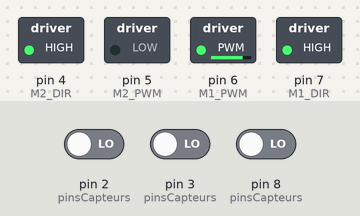
Simulated run of this sketch. Board: Arduino Uno, built with avr-gcc and run on an emulated ATmega328P. On the bench: switched loads named in the sketch (green lamp = pin HIGH). The inputs (shaded band) are chosen by the test bench; at power-on: pin 3 (pinsCapteurs) LOW, pin 2 (pinsCapteurs) LOW, pin 8 (pinsCapteurs) LOW.

Above: at 16.6 s.
16.7 s: pin 3 (pinsCapteurs) driven HIGH
At 17.1 s:
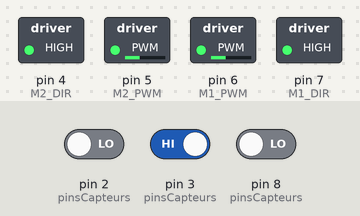
18.2 s: pin 3 (pinsCapteurs) driven LOW
At 19.4 s:
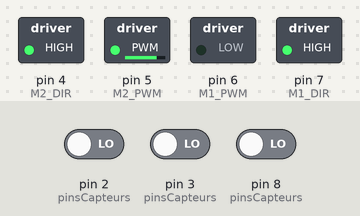
19.7 s: pin 2 (pinsCapteurs) driven HIGH
At 20.6 s:
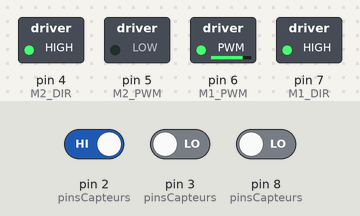
Timing chart, 0 to 22.7 s (numbered marks = the images above; inputs shaded):
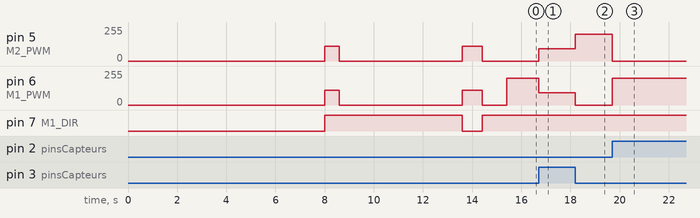

Measured:
- after the input at 16.7 s, pin 5 (M2_PWM): 0/255 → 92/255 at once; pin 6 (M1_PWM): 200/255 → 92/255 at once
- after the input at 18.2 s, pin 5 (M2_PWM): 92/255 → 200/255 at once; pin 6 (M1_PWM): 92/255 → 0/255 at once
- after the input at 19.7 s, pin 5 (M2_PWM): 200/255 → 0/255 at once; pin 6 (M1_PWM): 0/255 → 200/255 at once

The sketch:

codeRobotLocal.ino
```cpp
#include <QTRSensors.h>
#include <Arduino.h>
#include "suiveur.h"
#include "capteurs.h"
#include "moteurs.h"
#include "tests.h"

#define M1_PWM 6
#define M1_DIR 7
#define M2_PWM 5
#define M2_DIR 4
#define nb_cptr 3
#define PIN_CAPTEURS {2,3,8}
#define KICK 110
QTRSensors capteur;
bool started = false;
uint16_t sensor[3];


void setup() {
  Serial.begin(9600);
  uint8_t pinsCapteurs[] = PIN_CAPTEURS;
  initialisationTest(capteur,pinsCapteurs, nb_cptr,M1_PWM,M1_DIR,M2_PWM,M2_DIR);
  delay(3000);
  calibrage(capteur);
  //calibrageTest(capteur);
  delay(1000);
  /*
  while(!allBlack(capteur,sensor)){
    allignement(capteur);
    delay(1000);
  }*/

}

void loop() {
  suivreLigne(capteur);
  //suivreLigneTest(capteur);

}
```

capteurs.cpp
```cpp
#include "capteurs.h"
#include <Arduino.h>

static int16_t SEUIL_BLANC = 250;
static int16_t SEUIL_NOIR = 750;
static int16_t LIGNE_GAUCHE = 500;
static int16_t LIGNE_DROITE = 1500;

void initialisationCapteur(QTRSensors &capteur, uint8_t pins[], uint8_t nbCapteurs) {
  //fonctions de la librairie
  capteur.setTypeRC();
  capteur.setSensorPins(pins, nbCapteurs);
}

int16_t lireLigne(QTRSensors &capteur, uint16_t sensors[]) {
  return capteur.readLineBlack(sensors);
}

bool allWhite(QTRSensors &capteur, uint16_t sensors[]){
  capteur.readLineBlack(sensors);
  return sensors[0]<SEUIL_BLANC && sensors[1]<SEUIL_BLANC && sensors[2]<SEUIL_BLANC;
}

bool allBlack(QTRSensors &capteur, uint16_t sensors[]){
  capteur.readLineBlack(sensors);
  return sensors[0]>SEUIL_NOIR && sensors[1]>SEUIL_NOIR && sensors[2]>SEUIL_NOIR;
}

bool onLine (QTRSensors &capteur, uint16_t sensors[]){
  int16_t position = capteur.readLineBlack(sensors);
  return position>LIGNE_GAUCHE && position<LIGNE_DROITE;
}

bool lineLeft (QTRSensors &capteur, uint16_t sensors[]){

  return capteur.readLineBlack(sensors)<LIGNE_GAUCHE;
}
bool lineRight (QTRSensors &capteur, uint16_t sensors[]){
  return capteur.readLineBlack(sensors)>LIGNE_DROITE;
}
```

capteurs.h
```cpp
#ifndef CAPTEURS_H
#define CAPTEURS_H

#include <Arduino.h>
#include <QTRSensors.h>

void initialisationCapteur(QTRSensors &capteur, uint8_t pins[], uint8_t nbCapteurs);
int16_t lireLigne (QTRSensors &capteur, uint16_t sensors[]);
bool allWhite (QTRSensors &capteur, uint16_t sensors[]);
bool allBlack(QTRSensors &capteur, uint16_t sensors[]);
bool onLine (QTRSensors &capteur, uint16_t sensors[]);
bool lineLeft (QTRSensors &capteur, uint16_t sensors[]);
bool lineRight (QTRSensors &capteur, uint16_t sensors[]);


#endif
```

moteurs.cpp
```cpp
   #include "moteurs.h"
#include <Arduino.h>

int16_t M1_PWM;
int16_t M1_DIR;
int16_t M2_PWM;
int16_t M2_DIR;


void initialisationMoteur(int16_t M1_P, int16_t M1_D, int16_t M2_P, int16_t M2_D){
  M1_PWM = M1_P;
  M1_DIR = M1_D;
  M2_PWM = M2_P;
  M2_DIR = M2_D;

  pinMode(M1_PWM, OUTPUT);
  pinMode(M1_DIR, OUTPUT);
  pinMode(M2_PWM, OUTPUT);
  pinMode(M2_DIR, OUTPUT);

}

void moteurGauche(int16_t vitesse, bool avancer){
  digitalWrite(M1_DIR, avancer ? HIGH : LOW);
  analogWrite(M1_PWM, vitesse);
}

void moteurDroit(int16_t vitesse, bool avancer){
  digitalWrite(M2_DIR, avancer ? HIGH : LOW);
  analogWrite(M2_PWM, vitesse);
}
void moteurs (int16_t vitesse, bool avancer){
  int16_t vitesseD = vitesse+4;
  moteurGauche(vitesse,avancer);
  moteurDroit(vitesseD, avancer);
}

void stop(){
  moteurGauche(0, true);
  moteurDroit(0, true);
}
```

moteurs.h
```cpp
#ifndef MOTEURS_H
#define MOTEURS_H

#include <Arduino.h>
#include <stdint.h>

void initialisationMoteur(int16_t M1_P, int16_t M1_D, int16_t M2_P, int16_t M2_D);

void moteurGauche(int16_t vitesse, bool avancer);
void moteurDroit(int16_t vitesse, bool avancer);

void moteurs (int16_t vitesse, bool avancer);

void stop ();


#endif
```

suiveur.cpp
```cpp
#include "HardwareSerial.h"
#include "suiveur.h"
#include "capteurs.h"
#include "moteurs.h"
#include <Arduino.h>

#define NB_CAPTEURS 3
#define CRUISE 92 //last ideal 102
#define CRUISE_PID 92  //last ideal 102
#define CRUISE_CALIBRATE 110 //last ideal 110
#define MAX_CRUISE 200 //last ideal 200
#define CENTRE 1000

int16_t erreur;
int16_t ancienneErreur = 0;
float Kp = 0.30;  //last ideal kp = 0.30
float Kd = 3.3;   //last ideal kd = 2.8
float correction;
float P;
float D;

int16_t seuils[NB_CAPTEURS];

void initialisation(QTRSensors &capteur,
                    uint8_t pinsCapteurs[], uint8_t nbCapteurs,
                    int16_t M1_P, int16_t M1_D,
                    int16_t M2_P, int16_t M2_D) {

  initialisationCapteur(capteur, pinsCapteurs, nbCapteurs);
  initialisationMoteur(M1_P, M1_D, M2_P, M2_D);
}

void calibrage(QTRSensors &capteur) {
  for (uint8_t i = 0; i < 200; i++) {
    capteur.calibrate();  //Fonction de la librairie*
  }
  moteurGauche(CRUISE_CALIBRATE, true);
  moteurDroit(CRUISE_CALIBRATE, false);
  delay(600);
  stop();

  for (uint8_t i = 0; i < 200; i++) {
    capteur.calibrate();  //Fonction de la librairie
  }
  moteurGauche(CRUISE_CALIBRATE, false);
  moteurDroit(CRUISE_CALIBRATE, true);
  delay(800);
  stop();
  for (int i = 0; i < 3; i++) {
    seuils[i] =
      (capteur.calibrationOn.minimum[i] + capteur.calibrationOn.maximum[i]) / 2;
  }
}

void suivreLigne(QTRSensors &capteur) {
  uint16_t sensor[NB_CAPTEURS];
  int16_t position = capteur.readLineBlack(sensor);

  if (sensor[1] > seuils[1] && sensor[0] < seuils[0] && sensor[2] < seuils[2]) {
    ancienneErreur = 0;
    moteurs(CRUISE, true);
  } else {
    erreur = position - CENTRE;
    P = Kp * erreur;

    D = Kd * (erreur - ancienneErreur);
    correction = P + D;

    int16_t vitesseG = CRUISE_PID - correction;
    int16_t vitesseD = CRUISE_PID + correction;

    vitesseG = constrain(vitesseG, 0, MAX_CRUISE);
    vitesseD = constrain(vitesseD, 0, MAX_CRUISE);

    ancienneErreur = erreur;

    moteurGauche(vitesseG, true);
    moteurDroit(vitesseD, true);
  }
}
```

suiveur.h
```cpp
#ifndef SUIVEUR_H
#define SUIVEUR_H

#include <Arduino.h>
#include <QTRSensors.h>

void initialisation (QTRSensors &capteur,
                    uint8_t pinsCapteurs[], uint8_t nbCapteurs,
                    int16_t M1_P, int16_t M1_D,
                    int16_t M2_P, int16_t M2_D);

void calibrage(QTRSensors &capteur);
void allignement (QTRSensors &capteur);
void suivreLigne (QTRSensors &capteur);//fonction principale pour le suivie de ligne


#endif
```

tests.cpp
```cpp
#include "HardwareSerial.h"
#include "tests.h"
#include "capteurs.h"
#include "moteurs.h"
#include <Arduino.h>

#define NB_CAPTEURS 3
#define CRUISE 90
#define CRUISE_PID 75 //last ideal speed 72
#define CRUISE_CALIBRATE 110
#define MAX_CRUISE 250
#define CENTRE 1000

int16_t erreurTest;
int16_t ancienneErreurTest = 0;
float KpTest = 0.35;//last ideal kp = 0.35
float KdTest = 2.8;//last ideal kd = 3.5
float correctionTest;
float PTest;
float DTest;

int16_t seuilsTest[NB_CAPTEURS];

void initialisationTest(QTRSensors &capteur,
                    uint8_t pinsCapteurs[], uint8_t nbCapteurs,
                    int16_t M1_P, int16_t M1_D,
                    int16_t M2_P, int16_t M2_D) {

  initialisationCapteur(capteur, pinsCapteurs, nbCapteurs);
  initialisationMoteur(M1_P, M1_D, M2_P, M2_D);
}

void calibrageTest(QTRSensors &capteur){
  Serial.print("Debut calibrage");
  for (uint8_t i = 0; i < 100; i++) {
    capteur.calibrate();//Fonction de la librairie
    // mouvement pendant calibration
    delay(20);
  }
  Serial.print("Move bitch ! ");
  delay(1000);
  for (uint8_t i = 0; i < 100; i++) {
    capteur.calibrate();//Fonction de la librairie
    // mouvement pendant calibration
    delay(20);
  }
  Serial.print("fin calibrage");
  delay(2000);

  for (int i = 0; i < 3; i++) {
    seuilsTest[i] =
        (capteur.calibrationOn.minimum[i] +
         capteur.calibrationOn.maximum[i]) / 2;
  }
  for (int i = 0; i < 3; i++) {
    Serial.print("Capteur ");
    Serial.print(i);

    Serial.print(" Min = ");
    Serial.print(capteur.calibrationOn.minimum[i]);

    Serial.print(" Max = ");
    Serial.println(capteur.calibrationOn.maximum[i]);
  }

}


void suivreLigneTest (QTRSensors &capteur){
  uint16_t sensorTest[NB_CAPTEURS];
  int16_t positionTest = capteur.readLineBlack(sensorTest);
    erreurTest = positionTest - CENTRE;
    PTest = KpTest*erreurTest;

    DTest = KdTest *(erreurTest-ancienneErreurTest);
    correctionTest = PTest+DTest;

    int16_t vitesseGTest = CRUISE_PID + correctionTest;
    int16_t vitesseDTest = CRUISE_PID - correctionTest;

    vitesseGTest = constrain(vitesseGTest, 0, MAX_CRUISE);
    vitesseDTest = constrain(vitesseDTest, 0, MAX_CRUISE);

    Serial.print(positionTest);
    Serial.print("\t");
    Serial.print(erreurTest);
    Serial.print("\t");
        Serial.print(PTest);
    Serial.print("\t");
    Serial.print(DTest);
    Serial.print("\t");
    Serial.print(vitesseGTest);
    Serial.print("\t");
    Serial.println(vitesseDTest);

    ancienneErreurTest = erreurTest;


}
```

tests.h
```cpp
#ifndef TESTS_H
#define TESTS_H

#include <Arduino.h>
#include <QTRSensors.h>

void initialisationTest (QTRSensors &capteur,
                    uint8_t pinsCapteurs[], uint8_t nbCapteurs,
                    int16_t M1_P, int16_t M1_D,
                    int16_t M2_P, int16_t M2_D);

void calibrageTest(QTRSensors &capteur);
void suivreLigneTest (QTRSensors &capteur);//fonction principale pour le suivie de ligne


#endif
```
